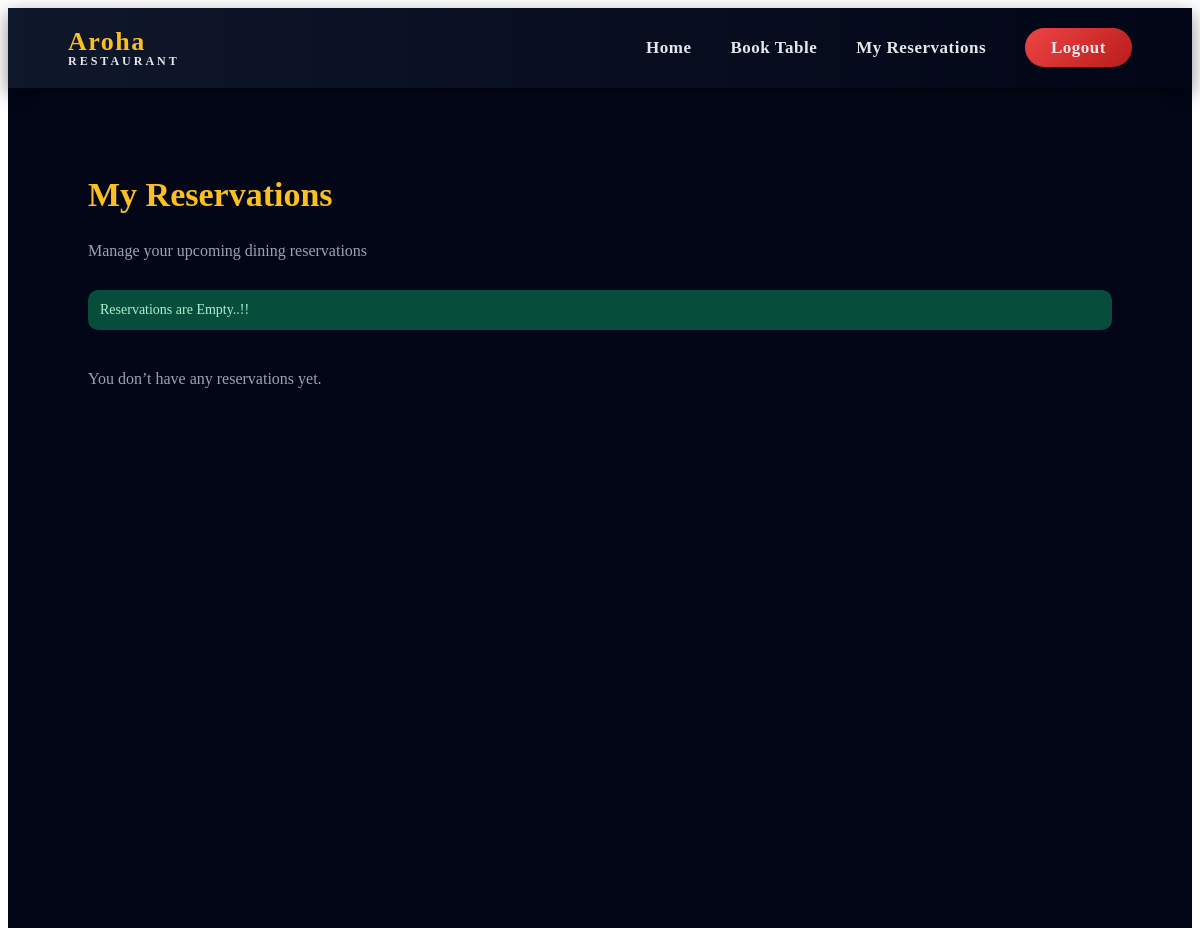
The app's page /reserved/ (signed in), older data.
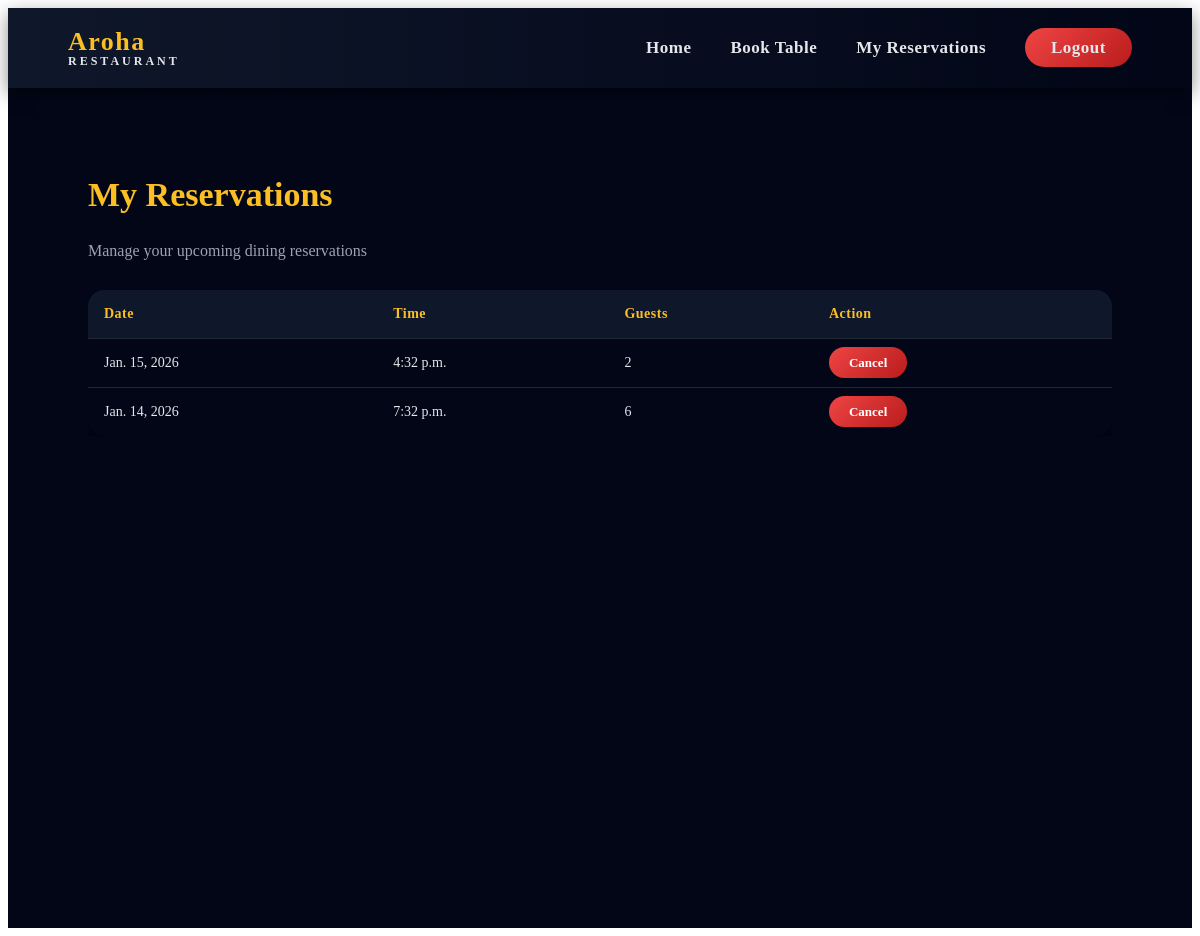
The same page, newer data.
### restaurent/models.py (models this page shows)
class Reservation(models.Model):
    user = models.ForeignKey(User, on_delete=models.CASCADE)
    table = models.ForeignKey(Table, on_delete=models.CASCADE)
    reservation_date = models.DateField()
    time_slot = models.TimeField()
    guests = models.IntegerField()

### restaurent/views.py (the view)
# urls.py: path('reserved/',reserved,name='reserved'),
@login_required(login_url='login_')
def reserved(request):
    if request.user.is_staff:
        return render(request,'403.html')
    data=Reservation.objects.filter(user=request.user)
    if not data:
        return render(request,'reserved.html',{'msg':'Reservations are Empty..!!'})
    return render(request,'reserved.html',{'data':data})

### restaurent/templates/reserved.html
{% extends 'main.html' %}
{% load static %}
{% block css %}
<link rel="stylesheet" href="{% static 'reserved.css' %}">
{% endblock %}
{% block content %}
<div class="user-res-container">
    <div class="user-res-header">
        <h2>My Reservations</h2>
        <p>Manage your upcoming dining reservations</p>
    </div>
    {% if msg %}
        <p class="success-msg">{{ msg }}</p>
    {% endif %}
    {% if data %}
    <div class="table-wrapper">
        <table class="user-table">
            <thead>
                <tr>
                    <th>Date</th>
                    <th>Time</th>
                    <th>Guests</th>
                    <th>Action</th>
                </tr>
            </thead>
            <tbody>
                {% for i in data %}
                <tr>
                    <td>{{ i.reservation_date }}</td>
                    <td>{{ i.time_slot }}</td>
                    <td>{{ i.guests }}</td>
                    <td>
                        <a href="{% url 'cancle' i.id %}" class="cancel-btn">
                            Cancel
                        </a>
                    </td>
                </tr>
                {% endfor %}
            </tbody>
        </table>
    </div>
    {% else %}
        <p class="no-data">You don’t have any reservations yet.</p>
    {% endif %}
</div>
{% endblock %}

Row changes from the older to the newer data that the page shows:
added Reservation: reservation_date "Jan. 15, 2026", time_slot "4:32 p.m.", guests "2"
added Reservation: reservation_date "Jan. 14, 2026", time_slot "7:32 p.m.", guests "6"
Text that changed along with them:
{{ msg }}: "Reservations are Empty..!!" → (not shown)
text no longer shown: "You don’t have any reservations yet."
text now shown: "Date Time Guests Action"
